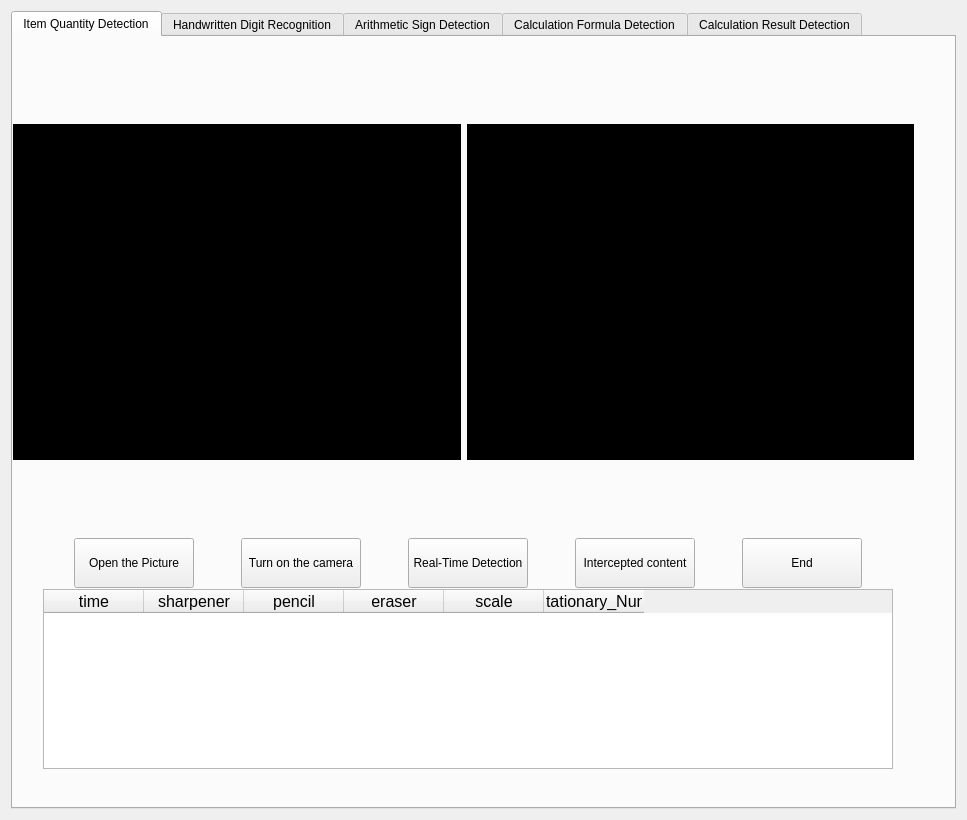
<?xml version="1.0" encoding="UTF-8"?>
<ui version="4.0">
 <class>Form</class>
 <widget class="QWidget" name="Form">
  <property name="geometry">
   <rect>
    <x>0</x>
    <y>0</y>
    <width>967</width>
    <height>820</height>
   </rect>
  </property>
  <property name="windowTitle">
   <string>Preschool Mathematics Education Based on Image Detection</string>
  </property>
  <layout class="QVBoxLayout" name="verticalLayout">
   <item>
    <widget class="QTabWidget" name="tabWidget">
     <property name="tabPosition">
      <enum>QTabWidget::North</enum>
     </property>
     <property name="currentIndex">
      <number>0</number>
     </property>
     <widget class="QWidget" name="tab1">
      <attribute name="title">
       <string>Item Quantity Detection</string>
      </attribute>
      <widget class="QWidget" name="layoutWidget">
       <property name="geometry">
        <rect>
         <x>-10</x>
         <y>550</y>
         <width>931</width>
         <height>184</height>
        </rect>
       </property>
       <layout class="QHBoxLayout" name="horizontalLayout_3">
        <item>
         <layout class="QHBoxLayout" name="horizontalLayout_10">
          <item>
           <widget class="QTableWidget" name="tableWidget">
            <property name="minimumSize">
             <size>
              <width>850</width>
              <height>180</height>
             </size>
            </property>
            <property name="maximumSize">
             <size>
              <width>850</width>
              <height>180</height>
             </size>
            </property>
            <property name="font">
             <font>
              <pointsize>12</pointsize>
             </font>
            </property>
            <column>
             <property name="text">
              <string>time</string>
             </property>
            </column>
            <column>
             <property name="text">
              <string>sharpener</string>
             </property>
            </column>
            <column>
             <property name="text">
              <string>pencil</string>
             </property>
            </column>
            <column>
             <property name="text">
              <string>eraser</string>
             </property>
            </column>
            <column>
             <property name="text">
              <string>scale</string>
             </property>
            </column>
            <column>
             <property name="text">
              <string>stationary_Num</string>
             </property>
            </column>
           </widget>
          </item>
         </layout>
        </item>
       </layout>
      </widget>
      <widget class="QWidget" name="layoutWidget">
       <property name="geometry">
        <rect>
         <x>0</x>
         <y>10</y>
         <width>901</width>
         <height>491</height>
        </rect>
       </property>
       <layout class="QHBoxLayout" name="horizontalLayout_2">
        <item>
         <widget class="QLabel" name="label_1">
          <property name="enabled">
           <bool>true</bool>
          </property>
          <property name="maximumSize">
           <size>
            <width>448</width>
            <height>336</height>
           </size>
          </property>
          <property name="styleSheet">
           <string notr="true">background-color: rgb(0, 0, 0);</string>
          </property>
          <property name="text">
           <string>TextLabel</string>
          </property>
         </widget>
        </item>
        <item>
         <widget class="QLabel" name="label_2">
          <property name="enabled">
           <bool>true</bool>
          </property>
          <property name="maximumSize">
           <size>
            <width>448</width>
            <height>336</height>
           </size>
          </property>
          <property name="styleSheet">
           <string notr="true">background-color: rgb(0, 0, 0);</string>
          </property>
          <property name="text">
           <string>TextLabel</string>
          </property>
         </widget>
        </item>
       </layout>
      </widget>
      <widget class="QWidget" name="layoutWidget">
       <property name="geometry">
        <rect>
         <x>20</x>
         <y>500</y>
         <width>871</width>
         <height>52</height>
        </rect>
       </property>
       <layout class="QHBoxLayout" name="horizontalLayout">
        <item>
         <widget class="QPushButton" name="tab1_btn_openPic">
          <property name="minimumSize">
           <size>
            <width>120</width>
            <height>50</height>
           </size>
          </property>
          <property name="maximumSize">
           <size>
            <width>120</width>
            <height>50</height>
           </size>
          </property>
          <property name="text">
           <string>Open the Picture</string>
          </property>
         </widget>
        </item>
        <item>
         <widget class="QPushButton" name="tab1_btn_openCam">
          <property name="minimumSize">
           <size>
            <width>120</width>
            <height>50</height>
           </size>
          </property>
          <property name="maximumSize">
           <size>
            <width>120</width>
            <height>50</height>
           </size>
          </property>
          <property name="text">
           <string>Turn on the camera</string>
          </property>
         </widget>
        </item>
        <item>
         <widget class="QPushButton" name="tab1_btn_realtime">
          <property name="minimumSize">
           <size>
            <width>120</width>
            <height>50</height>
           </size>
          </property>
          <property name="maximumSize">
           <size>
            <width>120</width>
            <height>50</height>
           </size>
          </property>
          <property name="text">
           <string>Real-Time Detection</string>
          </property>
         </widget>
        </item>
        <item>
         <widget class="QPushButton" name="tab1_btn_detectPic">
          <property name="minimumSize">
           <size>
            <width>120</width>
            <height>50</height>
           </size>
          </property>
          <property name="maximumSize">
           <size>
            <width>120</width>
            <height>50</height>
           </size>
          </property>
          <property name="text">
           <string>Intercepted content</string>
          </property>
         </widget>
        </item>
        <item>
         <widget class="QPushButton" name="tab1_btn_close">
          <property name="minimumSize">
           <size>
            <width>120</width>
            <height>50</height>
           </size>
          </property>
          <property name="maximumSize">
           <size>
            <width>120</width>
            <height>50</height>
           </size>
          </property>
          <property name="text">
           <string>End</string>
          </property>
         </widget>
        </item>
       </layout>
      </widget>
     </widget>
     <widget class="QWidget" name="tab2">
      <attribute name="title">
       <string>Handwritten Digit Recognition</string>
      </attribute>
      <widget class="QLabel" name="tab2_label_dis_num">
       <property name="geometry">
        <rect>
         <x>410</x>
         <y>570</y>
         <width>141</width>
         <height>121</height>
        </rect>
       </property>
       <property name="text">
        <string>&lt;html&gt;&lt;head/&gt;&lt;body&gt;&lt;p&gt;&lt;span style=&quot; color:#aa0000;&quot;&gt;displaying&lt;/span&gt;&lt;/p&gt;&lt;/body&gt;&lt;/html&gt;</string>
       </property>
      </widget>
      <widget class="QWidget" name="layoutWidget">
       <property name="geometry">
        <rect>
         <x>0</x>
         <y>0</y>
         <width>901</width>
         <height>491</height>
        </rect>
       </property>
       <layout class="QHBoxLayout" name="horizontalLayout_6">
        <item>
         <widget class="QLabel" name="tab2_label_dis_img_2">
          <property name="enabled">
           <bool>true</bool>
          </property>
          <property name="maximumSize">
           <size>
            <width>448</width>
            <height>336</height>
           </size>
          </property>
          <property name="styleSheet">
           <string notr="true">background-color: rgb(0, 0, 0);</string>
          </property>
          <property name="text">
           <string>TextLabel</string>
          </property>
         </widget>
        </item>
        <item>
         <widget class="QLabel" name="tab2_label_dis_img">
          <property name="enabled">
           <bool>true</bool>
          </property>
          <property name="maximumSize">
           <size>
            <width>448</width>
            <height>336</height>
           </size>
          </property>
          <property name="styleSheet">
           <string notr="true">background-color: rgb(0, 0, 0);</string>
          </property>
          <property name="text">
           <string>TextLabel</string>
          </property>
         </widget>
        </item>
       </layout>
      </widget>
      <widget class="QWidget" name="layoutWidget_5">
       <property name="geometry">
        <rect>
         <x>0</x>
         <y>500</y>
         <width>871</width>
         <height>71</height>
        </rect>
       </property>
       <layout class="QHBoxLayout" name="horizontalLayout_4">
        <item>
         <widget class="QPushButton" name="tab2_btn_openPic">
          <property name="minimumSize">
           <size>
            <width>120</width>
            <height>50</height>
           </size>
          </property>
          <property name="maximumSize">
           <size>
            <width>120</width>
            <height>50</height>
           </size>
          </property>
          <property name="text">
           <string>Open the Picture</string>
          </property>
         </widget>
        </item>
        <item>
         <widget class="QPushButton" name="tab2_btn_openCam">
          <property name="minimumSize">
           <size>
            <width>120</width>
            <height>50</height>
           </size>
          </property>
          <property name="maximumSize">
           <size>
            <width>120</width>
            <height>50</height>
           </size>
          </property>
          <property name="text">
           <string>Turn on the camera</string>
          </property>
         </widget>
        </item>
        <item>
         <widget class="QPushButton" name="tab2_btn_realtime">
          <property name="minimumSize">
           <size>
            <width>120</width>
            <height>50</height>
           </size>
          </property>
          <property name="maximumSize">
           <size>
            <width>120</width>
            <height>50</height>
           </size>
          </property>
          <property name="text">
           <string>Real-Time Detection</string>
          </property>
         </widget>
        </item>
        <item>
         <widget class="QPushButton" name="tab2_btn_detectPic">
          <property name="minimumSize">
           <size>
            <width>120</width>
            <height>50</height>
           </size>
          </property>
          <property name="maximumSize">
           <size>
            <width>120</width>
            <height>50</height>
           </size>
          </property>
          <property name="text">
           <string>Intercepted content</string>
          </property>
         </widget>
        </item>
        <item>
         <widget class="QPushButton" name="tab2_btn_close">
          <property name="minimumSize">
           <size>
            <width>120</width>
            <height>50</height>
           </size>
          </property>
          <property name="maximumSize">
           <size>
            <width>120</width>
            <height>50</height>
           </size>
          </property>
          <property name="text">
           <string>End</string>
          </property>
         </widget>
        </item>
       </layout>
      </widget>
     </widget>
     <widget class="QWidget" name="tab3">
      <attribute name="title">
       <string>Arithmetic Sign Detection</string>
      </attribute>
      <widget class="QLabel" name="tab3_label_dis_symbol">
       <property name="geometry">
        <rect>
         <x>410</x>
         <y>600</y>
         <width>141</width>
         <height>121</height>
        </rect>
       </property>
       <property name="text">
        <string>displaying</string>
       </property>
      </widget>
      <widget class="QWidget" name="layoutWidget_6">
       <property name="geometry">
        <rect>
         <x>0</x>
         <y>20</y>
         <width>901</width>
         <height>491</height>
        </rect>
       </property>
       <layout class="QHBoxLayout" name="horizontalLayout_7">
        <item>
         <widget class="QLabel" name="tab3_label_dis_img_2">
          <property name="enabled">
           <bool>true</bool>
          </property>
          <property name="maximumSize">
           <size>
            <width>448</width>
            <height>336</height>
           </size>
          </property>
          <property name="styleSheet">
           <string notr="true">background-color: rgb(0, 0, 0);</string>
          </property>
          <property name="text">
           <string>TextLabel</string>
          </property>
         </widget>
        </item>
        <item>
         <widget class="QLabel" name="tab3_label_dis_img">
          <property name="enabled">
           <bool>true</bool>
          </property>
          <property name="maximumSize">
           <size>
            <width>448</width>
            <height>336</height>
           </size>
          </property>
          <property name="styleSheet">
           <string notr="true">background-color: rgb(0, 0, 0);</string>
          </property>
          <property name="text">
           <string>TextLabel</string>
          </property>
         </widget>
        </item>
       </layout>
      </widget>
      <widget class="QWidget" name="layoutWidget_7">
       <property name="geometry">
        <rect>
         <x>30</x>
         <y>520</y>
         <width>871</width>
         <height>52</height>
        </rect>
       </property>
       <layout class="QHBoxLayout" name="horizontalLayout_5">
        <item>
         <widget class="QPushButton" name="tab3_btn_openPic">
          <property name="minimumSize">
           <size>
            <width>120</width>
            <height>50</height>
           </size>
          </property>
          <property name="maximumSize">
           <size>
            <width>120</width>
            <height>50</height>
           </size>
          </property>
          <property name="text">
           <string>Open the Picture</string>
          </property>
         </widget>
        </item>
        <item>
         <widget class="QPushButton" name="tab3_btn_openCam">
          <property name="minimumSize">
           <size>
            <width>120</width>
            <height>50</height>
           </size>
          </property>
          <property name="maximumSize">
           <size>
            <width>120</width>
            <height>50</height>
           </size>
          </property>
          <property name="text">
           <string>Turn on the camera</string>
          </property>
         </widget>
        </item>
        <item>
         <widget class="QPushButton" name="tab3_btn_realtime">
          <property name="minimumSize">
           <size>
            <width>120</width>
            <height>50</height>
           </size>
          </property>
          <property name="maximumSize">
           <size>
            <width>120</width>
            <height>50</height>
           </size>
          </property>
          <property name="text">
           <string>Real-Time Detection</string>
          </property>
         </widget>
        </item>
        <item>
         <widget class="QPushButton" name="tab3_btn_detectPic">
          <property name="minimumSize">
           <size>
            <width>120</width>
            <height>50</height>
           </size>
          </property>
          <property name="maximumSize">
           <size>
            <width>120</width>
            <height>50</height>
           </size>
          </property>
          <property name="text">
           <string>Intercepted content</string>
          </property>
         </widget>
        </item>
        <item>
         <widget class="QPushButton" name="tab3_btn_close">
          <property name="minimumSize">
           <size>
            <width>120</width>
            <height>50</height>
           </size>
          </property>
          <property name="maximumSize">
           <size>
            <width>120</width>
            <height>50</height>
           </size>
          </property>
          <property name="text">
           <string>End</string>
          </property>
         </widget>
        </item>
       </layout>
      </widget>
     </widget>
     <widget class="QWidget" name="tab5">
      <attribute name="title">
       <string>Calculation Formula Detection</string>
      </attribute>
      <widget class="QTableWidget" name="tab4_tableWidget">
       <property name="geometry">
        <rect>
         <x>540</x>
         <y>0</y>
         <width>400</width>
         <height>751</height>
        </rect>
       </property>
       <property name="minimumSize">
        <size>
         <width>400</width>
         <height>700</height>
        </size>
       </property>
       <property name="maximumSize">
        <size>
         <width>400</width>
         <height>5000</height>
        </size>
       </property>
       <property name="font">
        <font>
         <pointsize>12</pointsize>
        </font>
       </property>
       <column>
        <property name="text">
         <string>time</string>
        </property>
       </column>
       <column>
        <property name="text">
         <string>mathe formula</string>
        </property>
       </column>
       <column>
        <property name="text">
         <string>result</string>
        </property>
       </column>
      </widget>
      <widget class="QWidget" name="layoutWidget">
       <property name="geometry">
        <rect>
         <x>30</x>
         <y>600</y>
         <width>451</width>
         <height>101</height>
        </rect>
       </property>
       <layout class="QGridLayout" name="gridLayout">
        <item row="0" column="4">
         <widget class="QLabel" name="tab4_label_5">
          <property name="minimumSize">
           <size>
            <width>70</width>
            <height>70</height>
           </size>
          </property>
          <property name="maximumSize">
           <size>
            <width>70</width>
            <height>70</height>
           </size>
          </property>
          <property name="whatsThis">
           <string>&lt;html&gt;&lt;head/&gt;&lt;body&gt;&lt;p align=&quot;center&quot;&gt;&lt;br/&gt;&lt;/p&gt;&lt;/body&gt;&lt;/html&gt;</string>
          </property>
          <property name="text">
           <string>&lt;html&gt;&lt;head/&gt;&lt;body&gt;&lt;p align=&quot;center&quot;&gt;&lt;span style=&quot; color:#ff0000;&quot;&gt;&lt;br/&gt;&lt;/span&gt;&lt;/p&gt;&lt;/body&gt;&lt;/html&gt;</string>
          </property>
         </widget>
        </item>
        <item row="0" column="0">
         <widget class="QLabel" name="tab4_label_1">
          <property name="minimumSize">
           <size>
            <width>70</width>
            <height>70</height>
           </size>
          </property>
          <property name="maximumSize">
           <size>
            <width>70</width>
            <height>70</height>
           </size>
          </property>
          <property name="whatsThis">
           <string>&lt;html&gt;&lt;head/&gt;&lt;body&gt;&lt;p align=&quot;center&quot;&gt;&lt;br/&gt;&lt;/p&gt;&lt;/body&gt;&lt;/html&gt;</string>
          </property>
          <property name="text">
           <string>&lt;html&gt;&lt;head/&gt;&lt;body&gt;&lt;p align=&quot;center&quot;&gt;&lt;span style=&quot; color:#ff0000;&quot;&gt;&lt;br/&gt;&lt;/span&gt;&lt;/p&gt;&lt;/body&gt;&lt;/html&gt;</string>
          </property>
         </widget>
        </item>
        <item row="0" column="1">
         <widget class="QLabel" name="tab4_label_2">
          <property name="minimumSize">
           <size>
            <width>70</width>
            <height>70</height>
           </size>
          </property>
          <property name="maximumSize">
           <size>
            <width>70</width>
            <height>70</height>
           </size>
          </property>
          <property name="whatsThis">
           <string>&lt;html&gt;&lt;head/&gt;&lt;body&gt;&lt;p align=&quot;center&quot;&gt;&lt;br/&gt;&lt;/p&gt;&lt;/body&gt;&lt;/html&gt;</string>
          </property>
          <property name="text">
           <string>&lt;html&gt;&lt;head/&gt;&lt;body&gt;&lt;p align=&quot;center&quot;&gt;&lt;span style=&quot; color:#ff0000;&quot;&gt;&lt;br/&gt;&lt;/span&gt;&lt;/p&gt;&lt;/body&gt;&lt;/html&gt;</string>
          </property>
         </widget>
        </item>
        <item row="0" column="3">
         <widget class="QLabel" name="tab4_label_4">
          <property name="minimumSize">
           <size>
            <width>70</width>
            <height>70</height>
           </size>
          </property>
          <property name="maximumSize">
           <size>
            <width>70</width>
            <height>70</height>
           </size>
          </property>
          <property name="whatsThis">
           <string>&lt;html&gt;&lt;head/&gt;&lt;body&gt;&lt;p align=&quot;center&quot;&gt;&lt;br/&gt;&lt;/p&gt;&lt;/body&gt;&lt;/html&gt;</string>
          </property>
          <property name="text">
           <string>&lt;html&gt;&lt;head/&gt;&lt;body&gt;&lt;p align=&quot;center&quot;&gt;&lt;span style=&quot; color:#ff0000;&quot;&gt;&lt;br/&gt;&lt;/span&gt;&lt;/p&gt;&lt;/body&gt;&lt;/html&gt;</string>
          </property>
         </widget>
        </item>
        <item row="0" column="2">
         <widget class="QLabel" name="tab4_label_3">
          <property name="minimumSize">
           <size>
            <width>70</width>
            <height>70</height>
           </size>
          </property>
          <property name="maximumSize">
           <size>
            <width>70</width>
            <height>70</height>
           </size>
          </property>
          <property name="whatsThis">
           <string>&lt;html&gt;&lt;head/&gt;&lt;body&gt;&lt;p align=&quot;center&quot;&gt;&lt;br/&gt;&lt;/p&gt;&lt;/body&gt;&lt;/html&gt;</string>
          </property>
          <property name="text">
           <string>&lt;html&gt;&lt;head/&gt;&lt;body&gt;&lt;p align=&quot;center&quot;&gt;&lt;span style=&quot; color:#ff0000;&quot;&gt;&lt;br/&gt;&lt;/span&gt;&lt;/p&gt;&lt;/body&gt;&lt;/html&gt;</string>
          </property>
         </widget>
        </item>
       </layout>
      </widget>
      <widget class="QWidget" name="layoutWidget">
       <property name="geometry">
        <rect>
         <x>60</x>
         <y>0</y>
         <width>391</width>
         <height>591</height>
        </rect>
       </property>
       <layout class="QVBoxLayout" name="verticalLayout_2">
        <item>
         <widget class="QLabel" name="tab4_label_dis_img">
          <property name="enabled">
           <bool>true</bool>
          </property>
          <property name="maximumSize">
           <size>
            <width>384</width>
            <height>288</height>
           </size>
          </property>
          <property name="styleSheet">
           <string notr="true">background-color: rgb(0, 0, 0);</string>
          </property>
          <property name="text">
           <string>TextLabel</string>
          </property>
         </widget>
        </item>
        <item>
         <widget class="QLabel" name="tab4_label_dis_img_2">
          <property name="enabled">
           <bool>true</bool>
          </property>
          <property name="maximumSize">
           <size>
            <width>384</width>
            <height>288</height>
           </size>
          </property>
          <property name="styleSheet">
           <string notr="true">background-color: rgb(0, 0, 0);</string>
          </property>
          <property name="text">
           <string>TextLabel</string>
          </property>
         </widget>
        </item>
       </layout>
      </widget>
      <widget class="QWidget" name="layoutWidget">
       <property name="geometry">
        <rect>
         <x>10</x>
         <y>710</y>
         <width>500</width>
         <height>52</height>
        </rect>
       </property>
       <layout class="QHBoxLayout" name="horizontalLayout_8">
        <item>
         <widget class="QPushButton" name="tab4_btn_openCam">
          <property name="minimumSize">
           <size>
            <width>120</width>
            <height>50</height>
           </size>
          </property>
          <property name="maximumSize">
           <size>
            <width>120</width>
            <height>50</height>
           </size>
          </property>
          <property name="text">
           <string>Turn on the camera</string>
          </property>
         </widget>
        </item>
        <item>
         <widget class="QPushButton" name="tab4_btn_realtime">
          <property name="minimumSize">
           <size>
            <width>120</width>
            <height>50</height>
           </size>
          </property>
          <property name="maximumSize">
           <size>
            <width>120</width>
            <height>50</height>
           </size>
          </property>
          <property name="text">
           <string>Real-Time Detection</string>
          </property>
         </widget>
        </item>
        <item>
         <widget class="QPushButton" name="tab4_btn_detectPic">
          <property name="minimumSize">
           <size>
            <width>120</width>
            <height>50</height>
           </size>
          </property>
          <property name="maximumSize">
           <size>
            <width>120</width>
            <height>50</height>
           </size>
          </property>
          <property name="text">
           <string>Intercepted content</string>
          </property>
         </widget>
        </item>
        <item>
         <widget class="QPushButton" name="tab4_btn_closeCam">
          <property name="minimumSize">
           <size>
            <width>120</width>
            <height>50</height>
           </size>
          </property>
          <property name="maximumSize">
           <size>
            <width>120</width>
            <height>50</height>
           </size>
          </property>
          <property name="text">
           <string>End</string>
          </property>
         </widget>
        </item>
       </layout>
      </widget>
     </widget>
     <widget class="QWidget" name="tab4">
      <attribute name="title">
       <string>Calculation Result Detection</string>
      </attribute>
      <widget class="QLabel" name="label_3">
       <property name="geometry">
        <rect>
         <x>1020</x>
         <y>140</y>
         <width>91</width>
         <height>101</height>
        </rect>
       </property>
       <property name="text">
        <string>&lt;html&gt;&lt;head/&gt;&lt;body&gt;&lt;p&gt;&lt;span style=&quot; font-size:18pt; color:#aa0000;&quot;&gt;X&lt;/span&gt;&lt;/p&gt;&lt;/body&gt;&lt;/html&gt;</string>
       </property>
      </widget>
      <widget class="QTableWidget" name="tab5_tableWidget">
       <property name="geometry">
        <rect>
         <x>540</x>
         <y>0</y>
         <width>400</width>
         <height>751</height>
        </rect>
       </property>
       <property name="minimumSize">
        <size>
         <width>400</width>
         <height>700</height>
        </size>
       </property>
       <property name="maximumSize">
        <size>
         <width>400</width>
         <height>5000</height>
        </size>
       </property>
       <property name="font">
        <font>
         <pointsize>12</pointsize>
        </font>
       </property>
       <column>
        <property name="text">
         <string>time</string>
        </property>
       </column>
       <column>
        <property name="text">
         <string>mathe formula</string>
        </property>
       </column>
       <column>
        <property name="text">
         <string>result</string>
        </property>
       </column>
      </widget>
      <widget class="QWidget" name="layoutWidget">
       <property name="geometry">
        <rect>
         <x>30</x>
         <y>670</y>
         <width>376</width>
         <height>72</height>
        </rect>
       </property>
       <layout class="QGridLayout" name="gridLayout_3">
        <item row="0" column="0">
         <widget class="QLabel" name="tab5_label_1">
          <property name="minimumSize">
           <size>
            <width>70</width>
            <height>70</height>
           </size>
          </property>
          <property name="maximumSize">
           <size>
            <width>70</width>
            <height>70</height>
           </size>
          </property>
          <property name="text">
           <string>&lt;html&gt;&lt;head/&gt;&lt;body&gt;&lt;p&gt;&lt;br/&gt;&lt;/p&gt;&lt;/body&gt;&lt;/html&gt;</string>
          </property>
         </widget>
        </item>
        <item row="0" column="1">
         <widget class="QLabel" name="tab5_label_2">
          <property name="minimumSize">
           <size>
            <width>70</width>
            <height>70</height>
           </size>
          </property>
          <property name="maximumSize">
           <size>
            <width>70</width>
            <height>70</height>
           </size>
          </property>
          <property name="text">
           <string>&lt;html&gt;&lt;head/&gt;&lt;body&gt;&lt;p&gt;&lt;br/&gt;&lt;/p&gt;&lt;/body&gt;&lt;/html&gt;</string>
          </property>
         </widget>
        </item>
        <item row="0" column="2">
         <widget class="QLabel" name="tab5_label_3">
          <property name="minimumSize">
           <size>
            <width>70</width>
            <height>70</height>
           </size>
          </property>
          <property name="maximumSize">
           <size>
            <width>70</width>
            <height>70</height>
           </size>
          </property>
          <property name="text">
           <string>&lt;html&gt;&lt;head/&gt;&lt;body&gt;&lt;p&gt;&lt;br/&gt;&lt;/p&gt;&lt;/body&gt;&lt;/html&gt;</string>
          </property>
         </widget>
        </item>
        <item row="0" column="3">
         <widget class="QLabel" name="tab5_label_4">
          <property name="minimumSize">
           <size>
            <width>70</width>
            <height>70</height>
           </size>
          </property>
          <property name="maximumSize">
           <size>
            <width>70</width>
            <height>70</height>
           </size>
          </property>
          <property name="text">
           <string>&lt;html&gt;&lt;head/&gt;&lt;body&gt;&lt;p&gt;&lt;br/&gt;&lt;/p&gt;&lt;/body&gt;&lt;/html&gt;</string>
          </property>
         </widget>
        </item>
        <item row="0" column="4">
         <widget class="QLabel" name="tab5_label_5">
          <property name="minimumSize">
           <size>
            <width>70</width>
            <height>70</height>
           </size>
          </property>
          <property name="maximumSize">
           <size>
            <width>70</width>
            <height>70</height>
           </size>
          </property>
          <property name="text">
           <string>&lt;html&gt;&lt;head/&gt;&lt;body&gt;&lt;p&gt;&lt;br/&gt;&lt;/p&gt;&lt;/body&gt;&lt;/html&gt;</string>
          </property>
         </widget>
        </item>
       </layout>
      </widget>
      <widget class="QWidget" name="layoutWidget">
       <property name="geometry">
        <rect>
         <x>100</x>
         <y>590</y>
         <width>224</width>
         <height>72</height>
        </rect>
       </property>
       <layout class="QGridLayout" name="gridLayout_2">
        <item row="0" column="2">
         <widget class="QLabel" name="tab5_label_8">
          <property name="minimumSize">
           <size>
            <width>70</width>
            <height>70</height>
           </size>
          </property>
          <property name="maximumSize">
           <size>
            <width>70</width>
            <height>70</height>
           </size>
          </property>
          <property name="text">
           <string>&lt;html&gt;&lt;head/&gt;&lt;body&gt;&lt;p&gt;&lt;br/&gt;&lt;/p&gt;&lt;/body&gt;&lt;/html&gt;</string>
          </property>
         </widget>
        </item>
        <item row="0" column="1">
         <widget class="QLabel" name="tab5_label_7">
          <property name="minimumSize">
           <size>
            <width>70</width>
            <height>70</height>
           </size>
          </property>
          <property name="maximumSize">
           <size>
            <width>70</width>
            <height>70</height>
           </size>
          </property>
          <property name="text">
           <string>&lt;html&gt;&lt;head/&gt;&lt;body&gt;&lt;p&gt;&lt;br/&gt;&lt;/p&gt;&lt;/body&gt;&lt;/html&gt;</string>
          </property>
         </widget>
        </item>
        <item row="0" column="0">
         <widget class="QLabel" name="tab5_label_6">
          <property name="minimumSize">
           <size>
            <width>70</width>
            <height>70</height>
           </size>
          </property>
          <property name="maximumSize">
           <size>
            <width>70</width>
            <height>70</height>
           </size>
          </property>
          <property name="text">
           <string>&lt;html&gt;&lt;head/&gt;&lt;body&gt;&lt;p&gt;&lt;br/&gt;&lt;/p&gt;&lt;/body&gt;&lt;/html&gt;</string>
          </property>
         </widget>
        </item>
       </layout>
      </widget>
      <widget class="QWidget" name="layoutWidget">
       <property name="geometry">
        <rect>
         <x>10</x>
         <y>0</y>
         <width>391</width>
         <height>591</height>
        </rect>
       </property>
       <layout class="QVBoxLayout" name="verticalLayout_3">
        <item>
         <widget class="QLabel" name="tab5_label_dis_img">
          <property name="enabled">
           <bool>true</bool>
          </property>
          <property name="maximumSize">
           <size>
            <width>384</width>
            <height>288</height>
           </size>
          </property>
          <property name="styleSheet">
           <string notr="true">background-color: rgb(0, 0, 0);</string>
          </property>
          <property name="text">
           <string>TextLabel</string>
          </property>
         </widget>
        </item>
        <item>
         <widget class="QLabel" name="tab5_label_dis_img_2">
          <property name="enabled">
           <bool>true</bool>
          </property>
          <property name="maximumSize">
           <size>
            <width>384</width>
            <height>288</height>
           </size>
          </property>
          <property name="styleSheet">
           <string notr="true">background-color: rgb(0, 0, 0);</string>
          </property>
          <property name="text">
           <string>TextLabel</string>
          </property>
         </widget>
        </item>
       </layout>
      </widget>
      <widget class="QPushButton" name="tab5_btn_add">
       <property name="geometry">
        <rect>
         <x>411</x>
         <y>51</y>
         <width>120</width>
         <height>50</height>
        </rect>
       </property>
       <property name="minimumSize">
        <size>
         <width>120</width>
         <height>50</height>
        </size>
       </property>
       <property name="maximumSize">
        <size>
         <width>120</width>
         <height>50</height>
        </size>
       </property>
       <property name="text">
        <string>Addition</string>
       </property>
      </widget>
      <widget class="QPushButton" name="tab5_btn_division">
       <property name="geometry">
        <rect>
         <x>411</x>
         <y>219</y>
         <width>120</width>
         <height>50</height>
        </rect>
       </property>
       <property name="minimumSize">
        <size>
         <width>120</width>
         <height>50</height>
        </size>
       </property>
       <property name="maximumSize">
        <size>
         <width>120</width>
         <height>50</height>
        </size>
       </property>
       <property name="text">
        <string>Division</string>
       </property>
      </widget>
      <widget class="QPushButton" name="tab5_btn_sub">
       <property name="geometry">
        <rect>
         <x>411</x>
         <y>107</y>
         <width>120</width>
         <height>50</height>
        </rect>
       </property>
       <property name="minimumSize">
        <size>
         <width>120</width>
         <height>50</height>
        </size>
       </property>
       <property name="maximumSize">
        <size>
         <width>120</width>
         <height>50</height>
        </size>
       </property>
       <property name="text">
        <string>Subtraction</string>
       </property>
      </widget>
      <widget class="QPushButton" name="tab5_btn_mul">
       <property name="geometry">
        <rect>
         <x>411</x>
         <y>163</y>
         <width>120</width>
         <height>50</height>
        </rect>
       </property>
       <property name="minimumSize">
        <size>
         <width>120</width>
         <height>50</height>
        </size>
       </property>
       <property name="maximumSize">
        <size>
         <width>120</width>
         <height>50</height>
        </size>
       </property>
       <property name="text">
        <string>Multiplication</string>
       </property>
      </widget>
      <widget class="QWidget" name="layoutWidget">
       <property name="geometry">
        <rect>
         <x>410</x>
         <y>330</y>
         <width>122</width>
         <height>220</height>
        </rect>
       </property>
       <layout class="QVBoxLayout" name="verticalLayout_4">
        <item>
         <widget class="QPushButton" name="tab5_btn_openCam">
          <property name="minimumSize">
           <size>
            <width>120</width>
            <height>50</height>
           </size>
          </property>
          <property name="maximumSize">
           <size>
            <width>120</width>
            <height>50</height>
           </size>
          </property>
          <property name="text">
           <string>Turn on the camera</string>
          </property>
         </widget>
        </item>
        <item>
         <widget class="QPushButton" name="tab5_btn_realtime">
          <property name="minimumSize">
           <size>
            <width>120</width>
            <height>50</height>
           </size>
          </property>
          <property name="maximumSize">
           <size>
            <width>120</width>
            <height>50</height>
           </size>
          </property>
          <property name="text">
           <string>Real-Time Detection</string>
          </property>
         </widget>
        </item>
        <item>
         <widget class="QPushButton" name="tab5_btn_detectPic">
          <property name="minimumSize">
           <size>
            <width>120</width>
            <height>50</height>
           </size>
          </property>
          <property name="maximumSize">
           <size>
            <width>120</width>
            <height>50</height>
           </size>
          </property>
          <property name="text">
           <string>Intercepted content</string>
          </property>
         </widget>
        </item>
        <item>
         <widget class="QPushButton" name="tab5_btn_closeCam">
          <property name="minimumSize">
           <size>
            <width>120</width>
            <height>50</height>
           </size>
          </property>
          <property name="maximumSize">
           <size>
            <width>120</width>
            <height>50</height>
           </size>
          </property>
          <property name="text">
           <string>End</string>
          </property>
         </widget>
        </item>
       </layout>
      </widget>
     </widget>
    </widget>
   </item>
  </layout>
 </widget>
 <resources/>
 <connections/>
</ui>
